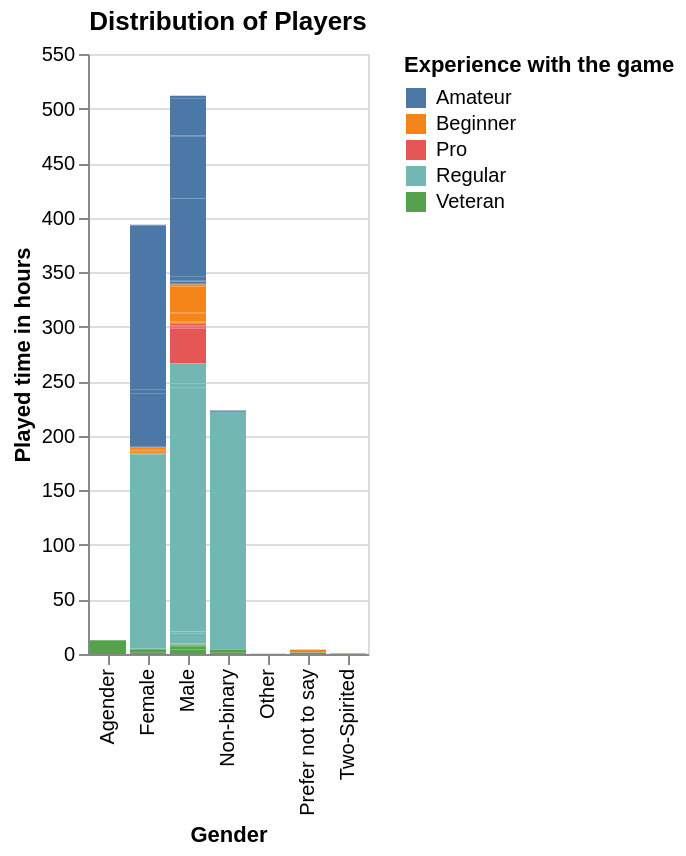

The notebook cell saved with this chart:
### Code cell
players_plot1 = alt.Chart(players).mark_bar().encode(
    x = alt.X("gender").title("Gender"),
    y = alt.Y("played_hours").title("Played time in hours"),
    color = alt.Color("experience").title("Experience with the game")
).properties(title='Distribution of Players')
players_plot1

### Figure 1 — Vega specification as saved in the notebook (floating-point values rounded to 4 significant figures; data arrays with more than 128 entries replaced by an {"elided": "..."} marker saying what was removed)
{"$schema": "https://vega.github.io/schema/vega/v5.json", "data": [{"name": "source_0", "values": {"elided": "196 records"}}, {"name": "source_0_x_domain_gender", "values": [{"gender": "Male"}, {"gender": "Female"}, {"gender": "Non-binary"}, {"gender": "Prefer not to say"}, {"gender": "Agender"}, {"gender": "Two-Spirited"}, {"gender": "Other"}]}, {"name": "source_0_color_domain_experience", "values": [{"experience": "Pro"}, {"experience": "Veteran"}, {"experience": "Amateur"}, {"experience": "Regular"}, {"experience": "Beginner"}]}], "signals": [{"name": "x_step", "value": 20}, {"name": "width", "update": "bandspace(domain('x').length, 0.1, 0.05) * x_step"}], "marks": [{"type": "rect", "name": "marks", "from": {"data": "source_0"}, "encode": {"update": {"x": {"field": "gender", "scale": "x"}, "width": {"signal": "max(0.25, bandwidth('x'))"}, "y": {"field": "played_hours_end", "scale": "y"}, "y2": {"field": "played_hours_start", "scale": "y"}, "fill": {"field": "experience", "scale": "color"}}}, "style": ["bar"]}], "scales": [{"name": "x", "type": "band", "domain": {"data": "source_0_x_domain_gender", "field": "gender", "sort": true}, "range": {"step": {"signal": "x_step"}}, "paddingOuter": 0.05, "paddingInner": 0.1}, {"name": "y", "type": "linear", "domain": {"data": "source_0", "fields": ["played_hours_start", "played_hours_end"]}, "range": [{"signal": "height"}, 0], "zero": true, "nice": true}, {"name": "color", "type": "ordinal", "domain": {"data": "source_0_color_domain_experience", "field": "experience", "sort": true}, "range": "category"}], "axes": [{"scale": "y", "zindex": 0, "grid": true, "tickCount": {"signal": "ceil(height/40)"}, "labels": false, "maxExtent": 0, "minExtent": 0, "orient": "left", "domain": false, "aria": false, "gridScale": "x", "ticks": false}, {"scale": "x", "grid": false, "labelAngle": 270, "labelBaseline": "middle", "orient": "bottom", "zindex": 0, "title": "Gender", "labelAlign": "right"}, {"scale": "y", "tickCount": {"signal": "ceil(height/40)"}, "zindex": 0, "grid": false, "labelOverlap": true, "orient": "left", "title": "Played time in hours"}], "title": {"text": "Distribution of Players", "frame": "group"}, "height": 300, "background": "white", "legends": [{"title": "Experience with the game", "fill": "color", "symbolType": "square"}], "style": "cell", "padding": 5}
